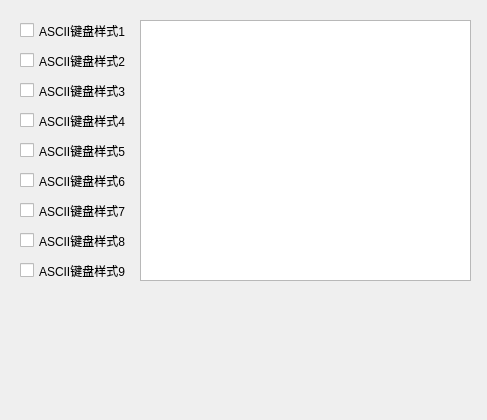
<?xml version="1.0" encoding="UTF-8"?>
<ui version="4.0">
 <class>QUserkeyboardASCII</class>
 <widget class="QWidget" name="QUserkeyboardASCII">
  <property name="geometry">
   <rect>
    <x>0</x>
    <y>0</y>
    <width>487</width>
    <height>420</height>
   </rect>
  </property>
  <property name="windowTitle">
   <string>Form</string>
  </property>
  <widget class="QCheckBox" name="ASCIIpattern2">
   <property name="geometry">
    <rect>
     <x>20</x>
     <y>50</y>
     <width>121</width>
     <height>21</height>
    </rect>
   </property>
   <property name="focusPolicy">
    <enum>Qt::NoFocus</enum>
   </property>
   <property name="text">
    <string>ASCII键盘样式2</string>
   </property>
  </widget>
  <widget class="QCheckBox" name="ASCIIpattern7">
   <property name="geometry">
    <rect>
     <x>20</x>
     <y>200</y>
     <width>121</width>
     <height>21</height>
    </rect>
   </property>
   <property name="focusPolicy">
    <enum>Qt::NoFocus</enum>
   </property>
   <property name="text">
    <string>ASCII键盘样式7</string>
   </property>
  </widget>
  <widget class="QCheckBox" name="ASCIIpattern6">
   <property name="geometry">
    <rect>
     <x>20</x>
     <y>170</y>
     <width>121</width>
     <height>21</height>
    </rect>
   </property>
   <property name="focusPolicy">
    <enum>Qt::NoFocus</enum>
   </property>
   <property name="text">
    <string>ASCII键盘样式6</string>
   </property>
  </widget>
  <widget class="QCheckBox" name="ASCIIpattern8">
   <property name="geometry">
    <rect>
     <x>20</x>
     <y>230</y>
     <width>121</width>
     <height>21</height>
    </rect>
   </property>
   <property name="focusPolicy">
    <enum>Qt::NoFocus</enum>
   </property>
   <property name="text">
    <string>ASCII键盘样式8</string>
   </property>
  </widget>
  <widget class="QCheckBox" name="ASCIIpattern1">
   <property name="geometry">
    <rect>
     <x>20</x>
     <y>20</y>
     <width>121</width>
     <height>21</height>
    </rect>
   </property>
   <property name="focusPolicy">
    <enum>Qt::NoFocus</enum>
   </property>
   <property name="text">
    <string>ASCII键盘样式1</string>
   </property>
  </widget>
  <widget class="QCheckBox" name="ASCIIpattern9">
   <property name="geometry">
    <rect>
     <x>20</x>
     <y>260</y>
     <width>121</width>
     <height>21</height>
    </rect>
   </property>
   <property name="focusPolicy">
    <enum>Qt::NoFocus</enum>
   </property>
   <property name="text">
    <string>ASCII键盘样式9</string>
   </property>
  </widget>
  <widget class="QCheckBox" name="ASCIIpattern3">
   <property name="geometry">
    <rect>
     <x>20</x>
     <y>80</y>
     <width>121</width>
     <height>21</height>
    </rect>
   </property>
   <property name="focusPolicy">
    <enum>Qt::NoFocus</enum>
   </property>
   <property name="text">
    <string>ASCII键盘样式3</string>
   </property>
  </widget>
  <widget class="QCheckBox" name="ASCIIpattern5">
   <property name="geometry">
    <rect>
     <x>20</x>
     <y>140</y>
     <width>121</width>
     <height>21</height>
    </rect>
   </property>
   <property name="focusPolicy">
    <enum>Qt::NoFocus</enum>
   </property>
   <property name="text">
    <string>ASCII键盘样式5</string>
   </property>
  </widget>
  <widget class="QCheckBox" name="ASCIIpattern4">
   <property name="geometry">
    <rect>
     <x>20</x>
     <y>110</y>
     <width>121</width>
     <height>21</height>
    </rect>
   </property>
   <property name="focusPolicy">
    <enum>Qt::NoFocus</enum>
   </property>
   <property name="text">
    <string>ASCII键盘样式4</string>
   </property>
  </widget>
  <widget class="QGraphicsView" name="ASCIIkeyboardview">
   <property name="enabled">
    <bool>true</bool>
   </property>
   <property name="geometry">
    <rect>
     <x>140</x>
     <y>20</y>
     <width>331</width>
     <height>261</height>
    </rect>
   </property>
   <property name="mouseTracking">
    <bool>false</bool>
   </property>
   <property name="focusPolicy">
    <enum>Qt::NoFocus</enum>
   </property>
  </widget>
 </widget>
 <resources/>
 <connections/>
</ui>
